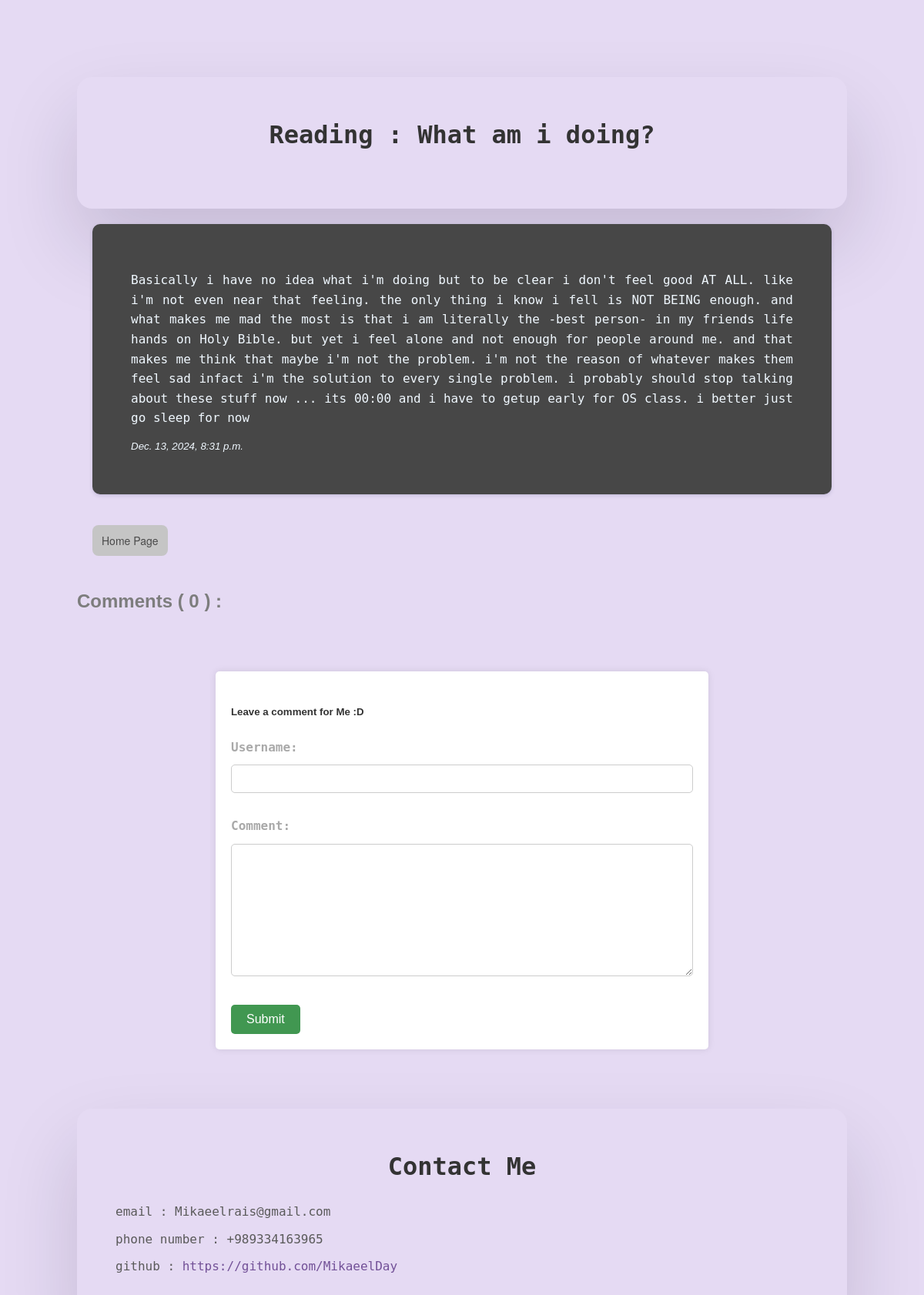
The app's page /post/4/ with its own data.
### blog/models.py (models this page shows, shortened)
class Post(models.Model):
    id = models.AutoField(primary_key=True)
    title = models.CharField(max_length=100)
    content = models.TextField()
    published_date = models.DateTimeField(auto_now_add=True)

### blog/views.py (the view)
# urls.py: path("post/<int:id>/", views.detail, name="detail"),
def detail(request, id):
    post = get_object_or_404(Post, id=id)
    comments = post.comments.filter(active=True).order_by('-created_on')
    count_comments = comments.count()
    if request.method == 'POST':
        form = CommentForm(request.POST)
        if form.is_valid():
            comment = Comment()
            comment.post = post
            comment.name = form.cleaned_data['username']
            comment.body = form.cleaned_data['comment']
            comment.save()
            return redirect('detail', id=post.id)
    else:
        form = CommentForm()
    context = {
        'post': post,
        'comments': comments,
        'comment_form': form,
        'count_comments': count_comments
    }
    return render(request, 'detail.html', context)

### blog/forms.py
class CommentForm(forms.ModelForm):
    username = forms.CharField()
    comment = forms.CharField(widget=forms.Textarea)
    class Meta:
        model = Comment
        fields = ['username', 'comment']
        widgets = {
            'username': forms.TextInput(attrs={'class': 'form-control'}),
            'comment': forms.Textarea(attrs={'class': 'form-control'}),
        }
        labels = {
            'username': 'Username',
            'comment': 'Comment',
        }
        help_texts = {
            'username': 'Username',
            'comment': 'Comment',
        }

### blog/templates/detail.html (shortened to what this page needs)
{% extends 'base.html' %}
{% block content %}
    <div class="header">
        <h1>Reading : {{ post.title }}</h1>
    </div>
    <div class="content">
        <p>{{ post.content }}</p>
        <i><small>{{ post.published_date }}</small></i>
    </div>
    <button class="button-2"><a href="{% url 'home' %}">Home Page</a></button>
    <h2>Comments ( {{ count_comments }} ) : </h2>
    <br>
    <br>
    <form method="post" style="margin-top: 1.3em;">
        <h5>Leave a comment for Me :D</h5>
          {{ comment_form.as_p }}
          <button type="submit" class="btn btn-primary  btn-lg">Submit</button>
    </form>
    <br>
    <br>
    <br>
    <footer class="header">
        <h1>Contact Me</h1>
        <p style="color: #5a5a5a">email : Mikaeelrais@gmail.com</p>
        <p style="color: #5a5a5a">phone number : +989334163965</p>
        <p style="color: #5a5a5a">github : <a href="https://github.com/MikaeelDay" style="color: #725097">https://github.com/MikaeelDay</a></p>
    </footer>
{% endblock %}

### blog/static/style.css (style rules this page uses)
body, h1, h2,h3, p { margin: 0; padding: 0; }
body { font-family: Arial, sans-serif; line-height: 1.6; background-color: #e5daf3; color: #333; padding: 100px; }
h1 ,h3 { font-family: 'Consolas', 'Menlo', 'DejaVu Sans Mono', 'Bitstream Vera Sans Mono', monospace; text-align: center; margin-bottom: 20px; }
h2 { color: #7d7d7d; margin-top: 20px; }
p { margin: 10px 0; font-family: 'Consolas', 'Menlo', 'DejaVu Sans Mono', 'Bitstream Vera Sans Mono', monospace; text-align: justify; text-justify: inter-word; }
.header { padding: 50px; border-radius: 20px; box-shadow: rgba(17, 12, 46, 0.15) 0px 48px 100px 0px; }
.content { padding: 50px; box-shadow: rgba(50, 50, 105, 0.15) 0px 2px 5px 0px, rgba(0, 0, 0, 0.05) 0px 1px 1px 0px; margin: 20px; background-color: #474747; border-radius: 10px; }
.content h2 ,p , small,h4 { color: aliceblue; }
.button-2 { background-color: #c5c5c5; border-radius: 8px; border-width: 0; color: #4a4a4a; cursor: pointer; display: inline-block; font-family: "Haas Grot Text R Web", "Helvetica Neue", Helvetica, Arial, sans-serif; font-size: 14px; font-weight: 500; line-height: 20px; list-style: none; margin: 20px; padding: 10px 12px; text-align: center; transition: all 200ms; vertical-align: baseline; white-space: nowrap; user-select: none; -webkit-user-select: none; touch-action: manipulation; }
a { text-decoration: None; color: #4a4a4a; }
form { max-width: 600px; margin: 0 auto; padding: 20px; background-color: #fff; border-radius: 5px; box-shadow: 0 0 10px rgba(0, 0, 0, 0.1); }
label { display: block; font-weight: bold; color: darkgrey; margin-bottom: 10px; }
textarea, input[type="text"], input[type="email"], input[type="password"], select { width: 100%; padding: 10px; border: 1px solid #ccc; border-radius: 5px; margin-bottom: 20px; box-sizing: border-box; }
button { display: inline-block; background-color: #419751; color: #fff; border: none; padding: 10px 20px; border-radius: 5px; cursor: pointer; font-size: 16px; transition: 0.5s; }

### records on screen
Post: title "What am i doing?", content "Basically i have no idea what i'm doing but to be clear i don't feel good AT ALL. like i'm not even near that feeling. the only thing i know i fell is NOT BEING enough. and what makes me mad the most is that i am literally the -best person- in my friends life hands on Holy Bible. but yet i feel alone and not enough for people around me. and that makes me think that maybe i'm not the problem. i'm not the reason of whatever makes them feel sad infact i'm the solution to every single problem. i probably should stop talking about these stuff now ... its 00:00 and i have to getup early for OS class. i better just go sleep for now", published_date "Dec. 13, 2024, 8:31 p.m."

### other values on screen
{{ count_comments }} "0"
